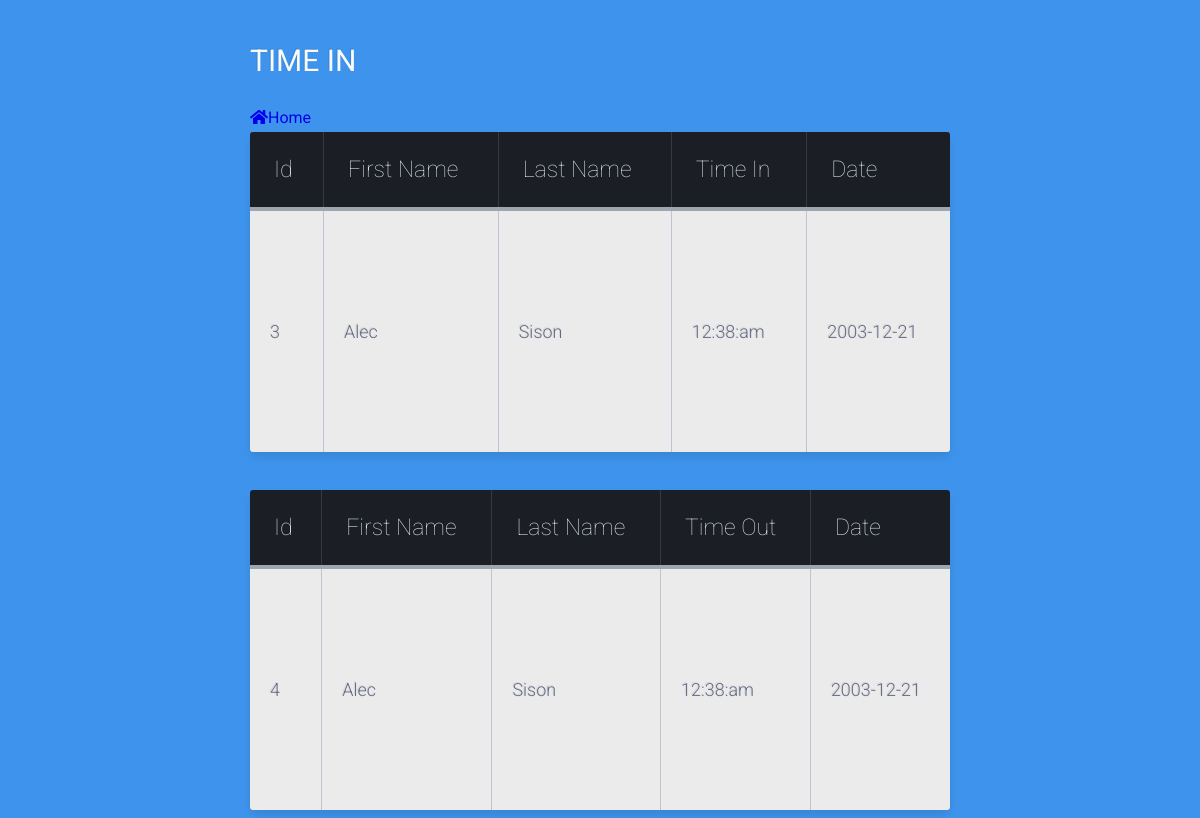
/emo_timein.php (signed in), run on the app's committed database.
### tables this page shows
CREATE TABLE `employee_attendance` (
  `id` int(11) NOT NULL,
  `fname` varchar(255) NOT NULL,
  `lname` varchar(255) NOT NULL,
  `time_in` varchar(255) NOT NULL,
  `today_date` date NOT NULL
);

CREATE TABLE `employee_timeout` (
  `id` int(11) NOT NULL,
  `fname` varchar(255) NOT NULL,
  `lname` varchar(255) NOT NULL,
  `time_out` varchar(255) NOT NULL,
  `today_date` date NOT NULL
);

### emo_timein.php (the view, shortened to what this page needs)
<?php
require_once "dbconnect.php";
$sql = "SELECT * FROM employee_attendance";
$result = mysqli_query($con, $sql);
$sql2 = "SELECT * FROM employee_timeout";
$result2 = mysqli_query($con, $sql2);
?>
<html lang="en">
<head>
    <link rel="stylesheet" href="emo_timeinStyle.css">
    <link rel="stylesheet" href="https://use.fontawesome.com/releases/v5.7.1/css/all.css">
</head>
<body>
<div class="table-title">
        <h3>Time In</h3>
        <a href="admin.php"><i class="fa fa-home"></i>Home</a>
</div>
<table class="table-fill">
    <thead>
        <tr>
            <th class="text-left">Id</th>
            <th class="text-left">First Name</th>
            <th class="text-left">Last Name</th>
            <th class="text-left">Time In</th>
            <th class="text-left">Date</th>
        </tr>
    </thead>
<tbody class="table-hover">
<?php
    while($row = mysqli_fetch_array($result)){
        echo "<tr>";
        echo "<td class = text-left>";
        echo "$row[id]";
        echo "</td>";
        echo "<td class = text-left>";
        echo "$row[fname]";
        echo "</td>";
        echo "<td class = text-left>";
        echo "$row[lname]";
        echo "</td>";
        echo "<td class = text-left>";
        echo "$row[time_in]";
        echo "</td>";
        echo "<td class = text-left>";
        echo "$row[today_date]";
        echo "</td>";
        echo "</tr>";
    }
    ?>
</tbody>
</table>
<br><br>
<table class="table-fill">
    <thead>
        <tr>
            <th class="text-left">Id</th>
            <th class="text-left">First Name</th>
            <th class="text-left">Last Name</th>
            <th class="text-left">Time Out</th>
            <th class="text-left">Date</th>
        </tr>
    </thead>
<tbody class="table-hover">
<?php
    while($row2 = mysqli_fetch_array($result2)){
        echo "<tr>";
        echo "<td class = text-left>";
        echo "$row2[id]";
        echo "</td>";
        echo "<td class = text-left>";
        echo "$row2[fname]";
        echo "</td>";
        echo "<td class = text-left>";
        echo "$row2[lname]";
        echo "</td>";
        echo "<td class = text-left>";
        echo "$row2[time_out]";
        echo "</td>";
        echo "<td class = text-left>";
        echo "$row2[today_date]";
        echo "</td>";
        echo "</tr>";
    }
    ?>
</tbody>
</table>
</body>
</html>

### emo_timeinStyle.css (style rules this page uses)
a { text-decoration: none; }
body { background-color: #3e94ec; font-family: "Roboto", helvetica, arial, sans-serif; font-size: 16px; font-weight: 400; text-rendering: optimizeLegibility; }
div.table-title { display: block; margin: auto; max-width: 700px; padding:5px; width: 100%; }
.table-title h3 { color: #fafafa; font-size: 30px; font-weight: 400; font-style:normal; font-family: "Roboto", helvetica, arial, sans-serif; text-shadow: -1px -1px 1px rgba(0, 0, 0, 0.1); text-transform:uppercase; }
.table-fill { background: white; border-radius:6px; border-collapse: collapse; height: 320px; margin: auto; max-width: 700px; padding:5px; width: 100%; box-shadow: 0 5px 10px rgba(0, 0, 0, 0.1); animation: float 5s infinite; }
th { color:#D5DDE5;; background:#1b1e24; border-bottom:4px solid #9ea7af; border-right: 1px solid #343a45; font-size:23px; font-weight: 100; padding:24px; text-align:left; text-shadow: 0 1px 1px rgba(0, 0, 0, 0.1); vertical-align:middle; }
th:first-child { border-top-left-radius:3px; }
th:last-child { border-top-right-radius:3px; border-right:none; }
tr { border-top: 1px solid #C1C3D1; border-bottom: 1px solid #C1C3D1; color:#666B85; font-size:16px; font-weight:normal; text-shadow: 0 1px 1px rgba(256, 256, 256, 0.1); }
tr:first-child { border-top:none; }
tr:last-child { border-bottom:none; }
tr:nth-child(odd) td { background:#EBEBEB; }
tr:last-child td:first-child { border-bottom-left-radius:3px; }
tr:last-child td:last-child { border-bottom-right-radius:3px; }
td { background:#FFFFFF; padding:20px; text-align:left; vertical-align:middle; font-weight:300; font-size:18px; text-shadow: -1px -1px 1px rgba(0, 0, 0, 0.1); border-right: 1px solid #C1C3D1; }
td:last-child { border-right: 0px; }
th.text-left { text-align: left; }
td.text-left { text-align: left; }

### data on the page
employee_attendance: id "3", fname "Alec", lname "Sison", time_in "12:38:am", today_date "2003-12-21"
employee_timeout: id "4", fname "Alec", lname "Sison", time_out "12:38:am", today_date "2003-12-21"
